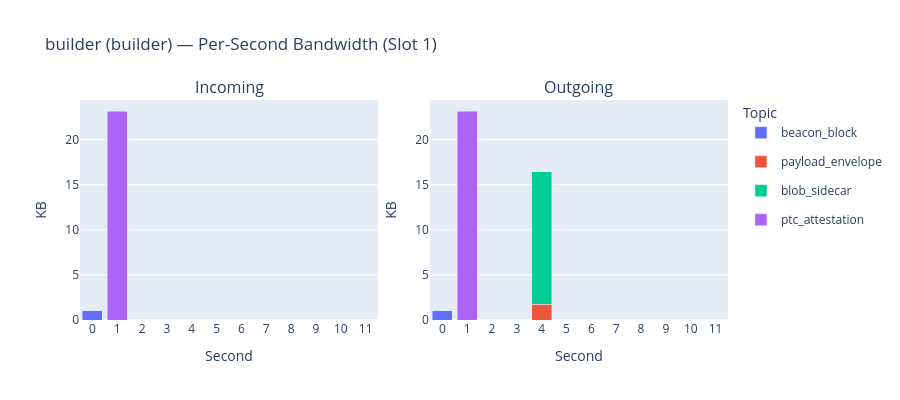

Notebook code for this chart:
### Markdown cell above
## Per-Second Distribution (Slot 1)
Bandwidth utilization for specific nodes, stacked by gossip topic.

### Code cell
plot_per_second("builder")

### Figure 1 — Plotly figure (JSON) as saved in the notebook; plotly's stock layout.template omitted (floating-point values rounded to 4 significant figures)
{"data": [{"legendgroup": "beacon_block", "marker": {"color": "#636EFA"}, "name": "beacon_block", "showlegend": true, "type": "bar", "x": [0, 1, 2, 3, 4, 5, 6, 7, 8, 9, 10, 11], "xaxis": "x", "y": [1.07, 0.0, 0.0, 0.0, 0.0, 0.0, 0.0, 0.0, 0.0, 0.0, 0.0, 0.0], "yaxis": "y"}, {"legendgroup": "payload_envelope", "marker": {"color": "#EF553B"}, "name": "payload_envelope", "showlegend": true, "type": "bar", "x": [0, 1, 2, 3, 4, 5, 6, 7, 8, 9, 10, 11], "xaxis": "x", "y": [0.0, 0.0, 0.0, 0.0, 0.0, 0.0, 0.0, 0.0, 0.0, 0.0, 0.0, 0.0], "yaxis": "y"}, {"legendgroup": "blob_sidecar", "marker": {"color": "#00CC96"}, "name": "blob_sidecar", "showlegend": true, "type": "bar", "x": [0, 1, 2, 3, 4, 5, 6, 7, 8, 9, 10, 11], "xaxis": "x", "y": [0.0, 0.0, 0.0, 0.0, 0.0, 0.0, 0.0, 0.0, 0.0, 0.0, 0.0, 0.0], "yaxis": "y"}, {"legendgroup": "ptc_attestation", "marker": {"color": "#AB63FA"}, "name": "ptc_attestation", "showlegend": true, "type": "bar", "x": [0, 1, 2, 3, 4, 5, 6, 7, 8, 9, 10, 11], "xaxis": "x", "y": [0.0, 23.16, 0.0, 0.0, 0.0, 0.0, 0.0, 0.0, 0.0, 0.0, 0.0, 0.0], "yaxis": "y"}, {"legendgroup": "beacon_block", "marker": {"color": "#636EFA"}, "name": "beacon_block", "showlegend": false, "type": "bar", "x": [0, 1, 2, 3, 4, 5, 6, 7, 8, 9, 10, 11], "xaxis": "x2", "y": [1.07, 0.0, 0.0, 0.0, 0.0, 0.0, 0.0, 0.0, 0.0, 0.0, 0.0, 0.0], "yaxis": "y2"}, {"legendgroup": "payload_envelope", "marker": {"color": "#EF553B"}, "name": "payload_envelope", "showlegend": false, "type": "bar", "x": [0, 1, 2, 3, 4, 5, 6, 7, 8, 9, 10, 11], "xaxis": "x2", "y": [0.0, 0.0, 0.0, 0.0, 1.726, 0.0, 0.0, 0.0, 0.0, 0.0, 0.0, 0.0], "yaxis": "y2"}, {"legendgroup": "blob_sidecar", "marker": {"color": "#00CC96"}, "name": "blob_sidecar", "showlegend": false, "type": "bar", "x": [0, 1, 2, 3, 4, 5, 6, 7, 8, 9, 10, 11], "xaxis": "x2", "y": [0.0, 0.0, 0.0, 0.0, 14.73, 0.0, 0.0, 0.0, 0.0, 0.0, 0.0, 0.0], "yaxis": "y2"}, {"legendgroup": "ptc_attestation", "marker": {"color": "#AB63FA"}, "name": "ptc_attestation", "showlegend": false, "type": "bar", "x": [0, 1, 2, 3, 4, 5, 6, 7, 8, 9, 10, 11], "xaxis": "x2", "y": [0.0, 23.16, 0.0, 0.0, 0.0, 0.0, 0.0, 0.0, 0.0, 0.0, 0.0, 0.0], "yaxis": "y2"}], "layout": {"annotations": [{"font": {"size": 16}, "showarrow": false, "text": "Incoming", "x": 0.23, "xanchor": "center", "xref": "paper", "y": 1, "yanchor": "bottom", "yref": "paper"}, {"font": {"size": 16}, "showarrow": false, "text": "Outgoing", "x": 0.77, "xanchor": "center", "xref": "paper", "y": 1, "yanchor": "bottom", "yref": "paper"}], "barmode": "stack", "height": 400, "legend": {"title": {"text": "Topic"}}, "title": {"text": "builder (builder) — Per-Second Bandwidth (Slot 1)"}, "xaxis": {"anchor": "y", "domain": [0, 0.46], "dtick": 1, "title": {"text": "Second"}}, "xaxis2": {"anchor": "y2", "domain": [0.54, 1], "dtick": 1, "title": {"text": "Second"}}, "yaxis": {"anchor": "x", "domain": [0, 1], "title": {"text": "KB"}}, "yaxis2": {"anchor": "x2", "domain": [0, 1], "title": {"text": "KB"}}}}
